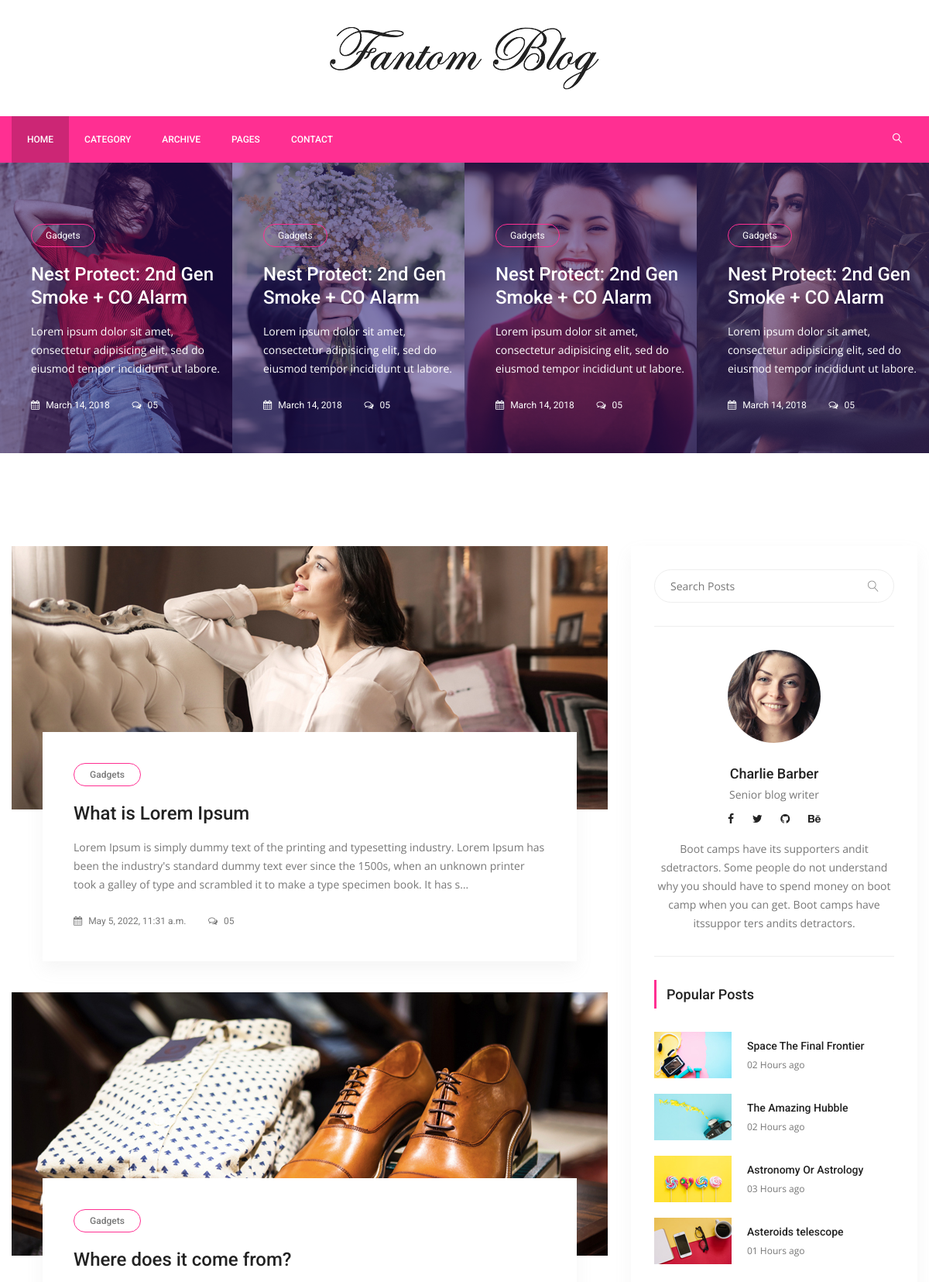
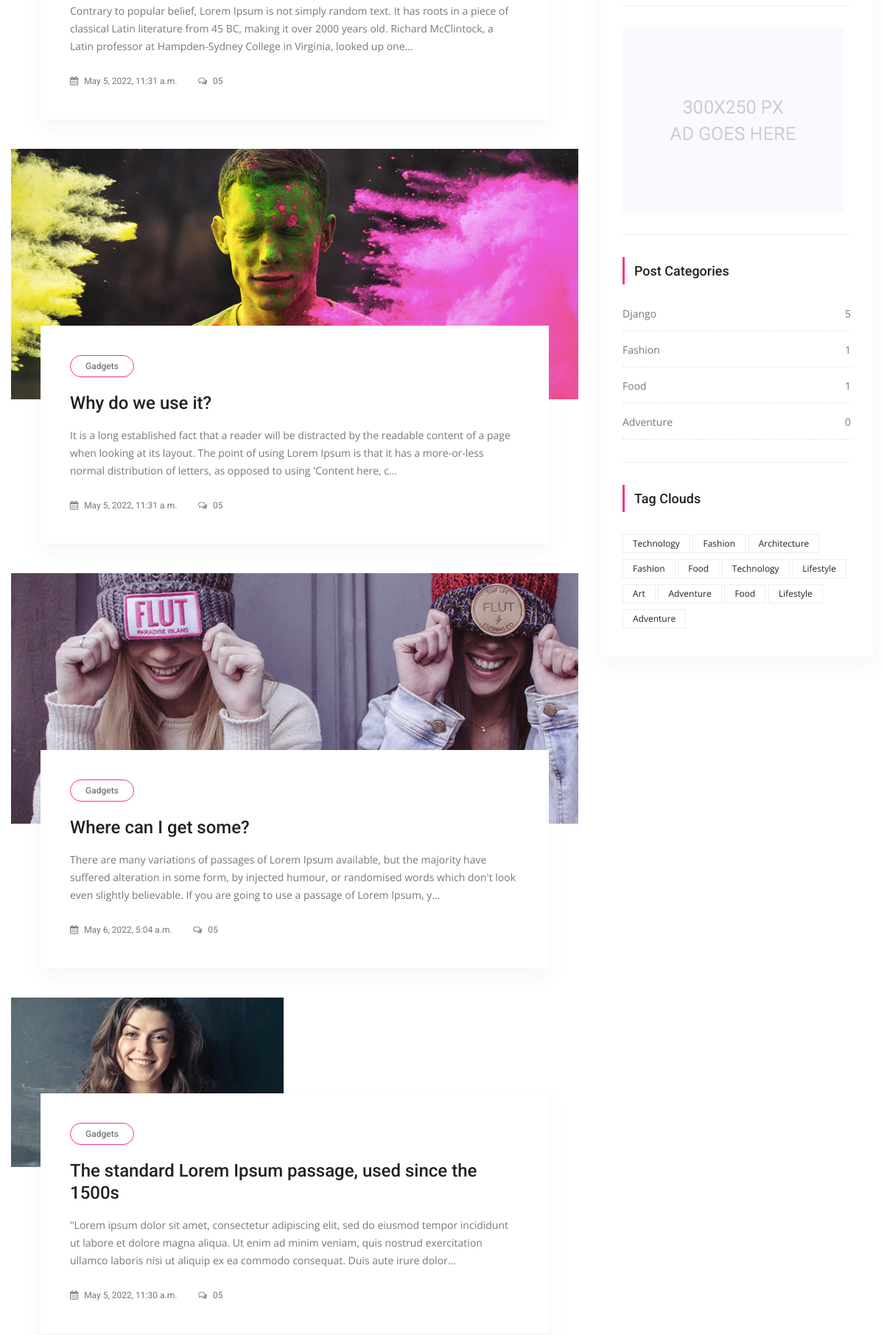
The page / (upper part) on the database its author committed (2 pictures, top to bottom).
### posts/models.py (models this page shows, shortened)
class Post(models.Model):
    title = models.CharField(max_length=150)
    content = models.TextField()
    publishing_date = models.DateTimeField(auto_now=True)
    image = models.ImageField(blank=True, null=True, upload_to='uploads/')
    user = models.ForeignKey(settings.AUTH_USER_MODEL, on_delete=models.CASCADE)
    slug = models.SlugField(default="slug", editable=False)
    category = models.ForeignKey(Category, on_delete=models.CASCADE, default=1, related_name="posts")

class Category(models.Model):
    title = models.CharField(max_length=150)
    slug = models.SlugField(editable=False)
    def post_count(self):
        return self.posts.all().count()

### posts/views.py (the view)
# urls.py: path('', IndexView.as_view(), name="index"),
class IndexView(ListView):
    template_name = "posts/index.html"
    model = Post
    context_object_name = 'posts'
    def get_context_data(self, *, object_list=None, **kwargs):
        context = super(IndexView, self).get_context_data(**kwargs)
        context['categories'] = Category.objects.all()
        return context

### posts/templatetags/custom_tags.py (called while the page is built)
@register.simple_tag(name="categories")
def all_categories():
    return Category.objects.all()

### templates/posts/index.html (shortened to what this page needs)
{% extends 'base.html' %}
{% load static %}
{% block content %}
        <section class="post_slider_area">
			<div class="post_slider_inner owl-carousel">
				<div class="item">
					<div class="post_s_item">
						<div class="post_img">
							<img src="{% static "img/post-slider/post-s-1.jpg" %}" alt="">
						</div>
						<div class="post_text">
							<a class="cat" href="#">Gadgets</a>
							<a href="single-blog.html"><h4>Nest Protect: 2nd Gen Smoke + CO Alarm</h4></a>
							<p>Lorem ipsum dolor sit amet, consectetur adipisicing elit, sed do eiusmod tempor incididunt ut labore.</p>
							<div class="date">
								<a href="#"><i class="fa fa-calendar" aria-hidden="true"></i> March 14, 2018</a>
								<a href="#"><i class="fa fa-comments-o" aria-hidden="true"></i> 05</a>
							</div>
						</div>
					</div>
				</div>
				<div class="item">
					<div class="post_s_item">
						<div class="post_img">
							<img src="{% static "img/post-slider/post-s-2.jpg" %}" alt="">
						</div>
						<div class="post_text">
							<a class="cat" href="#">Gadgets</a>
							<a href="single-blog.html"><h4>Nest Protect: 2nd Gen Smoke + CO Alarm</h4></a>
							<p>Lorem ipsum dolor sit amet, consectetur adipisicing elit, sed do eiusmod tempor incididunt ut labore.</p>
							<div class="date">
								<a href="#"><i class="fa fa-calendar" aria-hidden="true"></i> March 14, 2018</a>
								<a href="#"><i class="fa fa-comments-o" aria-hidden="true"></i> 05</a>
							</div>
						</div>
					</div>
				</div>
				<div class="item">
					<div class="post_s_item">
						<div class="post_img">
							<img src="{% static "img/post-slider/post-s-3.jpg" %}" alt="">
						</div>
						<div class="post_text">
							<a class="cat" href="#">Gadgets</a>
							<a href="single-blog.html"><h4>Nest Protect: 2nd Gen Smoke + CO Alarm</h4></a>
							<p>Lorem ipsum dolor sit amet, consectetur adipisicing elit, sed do eiusmod tempor incididunt ut labore.</p>
							<div class="date">
								<a href="#"><i class="fa fa-calendar" aria-hidden="true"></i> March 14, 2018</a>
								<a href="#"><i class="fa fa-comments-o" aria-hidden="true"></i> 05</a>
							</div>
						</div>
					</div>
				</div>
				<div class="item">
					<div class="post_s_item">
						<div class="post_img">
							<img src="{% static "img/post-slider/post-s-4.jpg" %}" alt="">
						</div>
						<div class="post_text">
							<a class="cat" href="#">Gadgets</a>
							<a href="single-blog.html"><h4>Nest Protect: 2nd Gen Smoke + CO Alarm</h4></a>
							<p>Lorem ipsum dolor sit amet, consectetur adipisicing elit, sed do eiusmod tempor incididunt ut labore.</p>
							<div class="date">
								<a href="#"><i class="fa fa-calendar" aria-hidden="true"></i> March 14, 2018</a>
								<a href="#"><i class="fa fa-comments-o" aria-hidden="true"></i> 05</a>
							</div>
						</div>
					</div>
				</div>
			</div>
        </section>
        <section class="blog_area p_120">
            <div class="container">
                <div class="row">
                    <div class="col-lg-8">
                        <div class="blog_left_sidebar">
							{% for post in posts %}
                                <article class="blog_style1">
                                <div class="blog_img">
                                    <img class="img-fluid" src="{{ post.image.url }}" alt="">
                                </div>
                                <div class="blog_text">
									<div class="blog_text_inner">
										<a class="cat" href="#">Gadgets</a>
										<a href="{% url 'detail' pk=post.id slug=post.slug %}"><h4>{{ post.title }}</h4></a>
										<p>{{ post.content|truncatechars:255 }}</p>
										<div class="date">
											<a href="#"><i class="fa fa-calendar" aria-hidden="true"></i> {{ post.publishing_date }}</a>
											<a href="#"><i class="fa fa-comments-o" aria-hidden="true"></i> 05</a>
										</div>
									</div>
                                </div>
                            </article>
							{% endfor %}
                        </div>
                    </div>
                    {% include 'right_side.html' %}
                </div>
            </div>
        </section>
{% endblock %}

### templates/base.html (shortened to what this page needs)
<!doctype html>
{% load static %}
<html lang="en">
    <head>
        <link rel="stylesheet" href="{% static "css/bootstrap.css" %}">
        <link rel="stylesheet" href="{% static "vendors/linericon/style.css" %}">
        <link rel="stylesheet" href="{% static "css/font-awesome.min.css" %}">
        <link rel="stylesheet" href="{% static "vendors/owl-carousel/owl.carousel.min.css" %}">
        <link rel="stylesheet" href="{% static "vendors/lightbox/simpleLightbox.css" %}">
        <link rel="stylesheet" href="{% static "vendors/nice-select/css/nice-select.css" %}">
        <link rel="stylesheet" href="{% static "vendors/animate-css/animate.css" %}">
        <link rel="stylesheet" href="{% static "vendors/jquery-ui/jquery-ui.css" %}">
        <link rel="stylesheet" href="{% static "css/style.css" %}">
        <link rel="stylesheet" href="{% static "css/responsive.css" %}">
    </head>
    <body>
        <header class="header_area">
            <div class="logo_part">
            	<div class="container">
            		<a class="logo" href="#"><img src="{% static "img/logo.png" %}" %}" alt=""></a>
            	</div>
            </div>
			<div class="main_menu">
				<nav class="navbar navbar-expand-lg navbar-light">
					<div class="container">
						<div class="collapse navbar-collapse offset" id="navbarSupportedContent">
							<ul class="nav navbar-nav menu_nav">
								<li class="nav-item active"><a class="nav-link" href="index.html">Home</a></li>
								<li class="nav-item"><a class="nav-link" href="category.html">Category</a></li>
								<li class="nav-item"><a class="nav-link" href="archive.html">Archive</a></li>
								<li class="nav-item submenu dropdown">
									<a href="#" class="nav-link dropdown-toggle" data-toggle="dropdown" role="button" aria-haspopup="true" aria-expanded="false">Pages</a>
								</li>
								<li class="nav-item"><a class="nav-link" href="contact.html">Contact</a></li>
							</ul>
							<ul class="nav navbar-nav navbar-right ml-auto">
								<li class="nav-item"><a href="#" class="search"><i class="lnr lnr-magnifier"></i></a></li>
							</ul>
						</div>
					</div>
				</nav>
			</div>
        </header>
	{% block content %}
	{% endblock %}
    </body>
</html>

### templates/right_side.html
{% load static %}
{% load custom_tags %}
<div class="col-lg-4">
    <div class="blog_right_sidebar">
        <aside class="single_sidebar_widget search_widget">
            <div class="input-group">
                <input type="text" class="form-control" placeholder="Search Posts">
                <span class="input-group-btn">
                    <button class="btn btn-default" type="button"><i class="lnr lnr-magnifier"></i></button>
                </span>
            </div>
            <div class="br"></div>
        </aside>
        <aside class="single_sidebar_widget author_widget">
            <img class="author_img rounded-circle" src="{% static "img/blog/author.png" %}" %}" alt="">
            <h4>Charlie Barber</h4>
            <p>Senior blog writer</p>
            <div class="social_icon">
                <a href="#"><i class="fa fa-facebook"></i></a>
                <a href="#"><i class="fa fa-twitter"></i></a>
                <a href="#"><i class="fa fa-github"></i></a>
                <a href="#"><i class="fa fa-behance"></i></a>
            </div>
            <p>Boot camps have its supporters andit sdetractors. Some people do not understand why you should have to spend money on boot camp when you can get. Boot camps have itssuppor ters andits detractors.</p>
            <div class="br"></div>
        </aside>
        <aside class="single_sidebar_widget popular_post_widget">
            <h3 class="widget_title">Popular Posts</h3>
            <div class="media post_item">
                <img src="{% static "img/blog/popular-post/post1.jpg" %}" alt="post">
                <div class="media-body">
                    <a href="blog-details.html"><h3>Space The Final Frontier</h3></a>
                    <p>02 Hours ago</p>
                </div>
            </div>
            <div class="media post_item">
                <img src="{% static "img/blog/popular-post/post2.jpg" %}" alt="post">
                <div class="media-body">
                    <a href="blog-details.html"><h3>The Amazing Hubble</h3></a>
                    <p>02 Hours ago</p>
                </div>
            </div>
            <div class="media post_item">
                <img src="{% static "img/blog/popular-post/post3.jpg" %}" alt="post">
                <div class="media-body">
                    <a href="blog-details.html"><h3>Astronomy Or Astrology</h3></a>
                    <p>03 Hours ago</p>
                </div>
            </div>
            <div class="media post_item">
                <img src="{% static "img/blog/popular-post/post4.jpg" %}" alt="post">
                <div class="media-body">
                    <a href="blog-details.html"><h3>Asteroids telescope</h3></a>
                    <p>01 Hours ago</p>
                </div>
            </div>
            <div class="br"></div>
        </aside>
        <aside class="single_sidebar_widget">
            <a href="#"><img class="img-fluid" src="{% static "img/blog/add.jpg" %}" alt=""></a>
            <div class="br"></div>
        </aside>
        <aside class="single_sidebar_widget post_category_widget">
            <h4 class="widget_title">Post Categories</h4>
            <ul class="list cat-list">
                {% categories as categories %}
                {% for category in categories %}
                    <li>
                        <a href="{% url 'category_detail' pk=category.id slug=category.slug %}" class="d-flex justify-content-between">
                            <p>{{ category.title }}</p>
                            <p>{{ category.post_count }}</p>
                        </a>
                    </li>
                {% endfor %}
            </ul>
            <div class="br"></div>
        </aside>
        <aside class="single-sidebar-widget tag_cloud_widget">
            <h4 class="widget_title">Tag Clouds</h4>
            <ul class="list">
                <li><a href="#">Technology</a></li>
                <li><a href="#">Fashion</a></li>
                <li><a href="#">Architecture</a></li>
                <li><a href="#">Fashion</a></li>
                <li><a href="#">Food</a></li>
                <li><a href="#">Technology</a></li>
                <li><a href="#">Lifestyle</a></li>
                <li><a href="#">Art</a></li>
                <li><a href="#">Adventure</a></li>
                <li><a href="#">Food</a></li>
                <li><a href="#">Lifestyle</a></li>
                <li><a href="#">Adventure</a></li>
            </ul>
        </aside>
    </div>
</div>

### static/css/responsive.css (style rules this page uses)
@media (max-width:1619px) { .header_area .navbar .search { margin-left: 40px; } }

### rows shown on the page
Post: image (picture), title "What is Lorem Ipsum", content "Lorem Ipsum is simply dummy text of the printing and typesetting industry. Lorem Ipsum has been the industry's standard dummy text ever since the 1500s, when an unknown printer took a galley of type and scrambled it to make a type specimen book. It has s…", publishing_date "May 5, 2022, 11:31 a.m."
Post: image (picture), title "Where does it come from?", content "Contrary to popular belief, Lorem Ipsum is not simply random text. It has roots in a piece of classical Latin literature from 45 BC, making it over 2000 years old. Richard McClintock, a Latin professor at Hampden-Sydney College in Virginia, looked up one…", publishing_date "May 5, 2022, 11:31 a.m."
Post: image (picture), title "Why do we use it?", content "It is a long established fact that a reader will be distracted by the readable content of a page when looking at its layout. The point of using Lorem Ipsum is that it has a more-or-less normal distribution of letters, as opposed to using 'Content here, c…", publishing_date "May 5, 2022, 11:31 a.m."
Post: image (picture), title "Where can I get some?", content "There are many variations of passages of Lorem Ipsum available, but the majority have suffered alteration in some form, by injected humour, or randomised words which don't look even slightly believable. If you are going to use a passage of Lorem Ipsum, y…", publishing_date "May 6, 2022, 5:04 a.m."
Post: image (picture), title "The standard Lorem Ipsum passage, used since the 1500s", content "\"Lorem ipsum dolor sit amet, consectetur adipiscing elit, sed do eiusmod tempor incididunt ut labore et dolore magna aliqua. Ut enim ad minim veniam, quis nostrud exercitation ullamco laboris nisi ut aliquip ex ea commodo consequat. Duis aute irure dolor…", publishing_date "May 5, 2022, 11:30 a.m."
Category: title "Django", post_count "5"
Category: title "Fashion", post_count "1"
Category: title "Food", post_count "1"
Category: title "Adventure", post_count "0"
